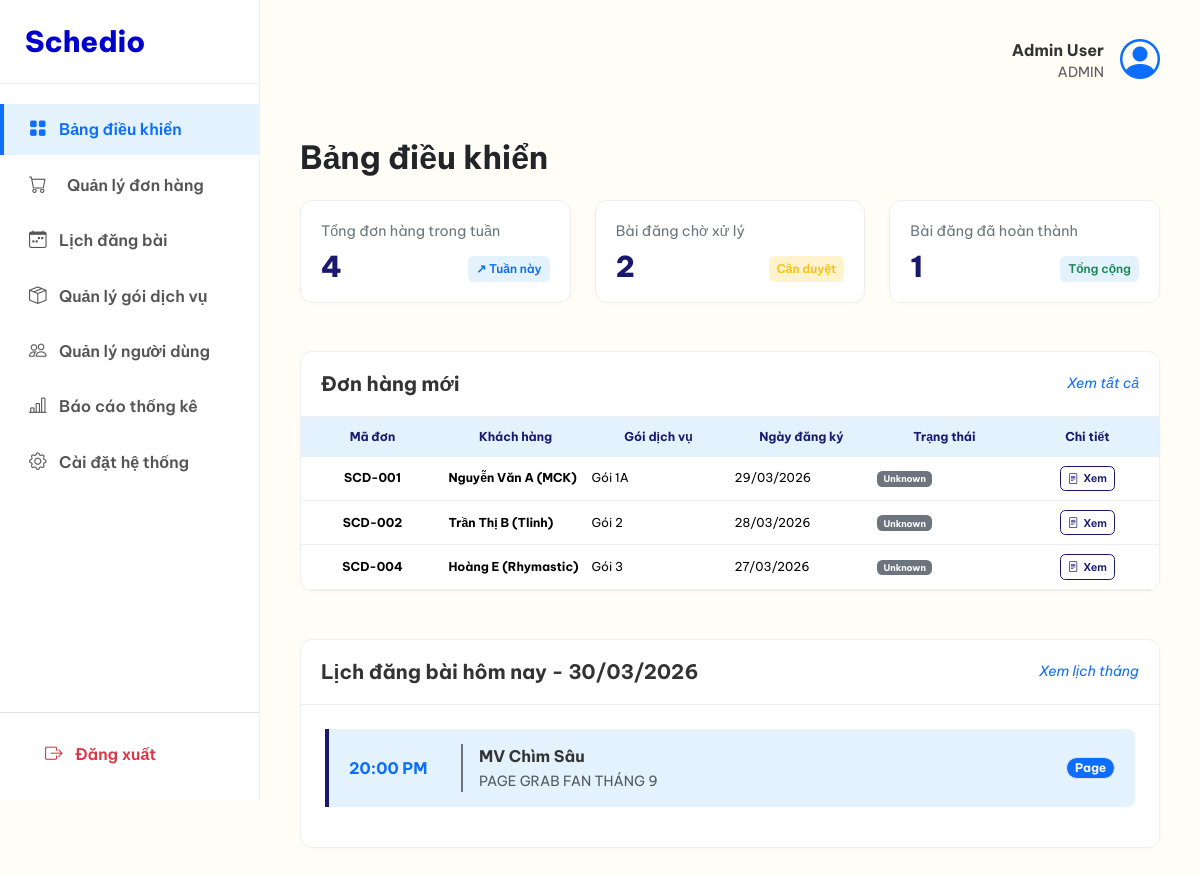
/admin/dashboard.php (signed in), run on the app's committed database.
### tables this page shows
CREATE TABLE `orders` (
  `id` int(11) NOT NULL AUTO_INCREMENT,
  `user_id` int(11) NOT NULL,
  `staff_id` int(11) DEFAULT NULL,
  `service_option_id` int(11) NOT NULL,
  `price_at_purchase` int(11) NOT NULL,
  `title` varchar(255) NOT NULL,
  `product_link` varchar(255) NOT NULL,
  `content_url` text DEFAULT NULL,
  `note` text DEFAULT NULL,
  `admin_feedback_content` text DEFAULT NULL,
  `admin_feedback_files` text DEFAULT NULL,
  `result_links` text DEFAULT NULL,
  `created_at` datetime DEFAULT current_timestamp(),
  `status` enum('pending','design_review','waiting_payment','paid','in_progress','completed','cancelled') DEFAULT 'pending',
   
  `fb_likes` int(11) DEFAULT 0,
  `fb_comments` int(11) DEFAULT 0,
  `fb_shares` int(11) DEFAULT 0,
  `stats_updated_at` datetime DEFAULT NULL,
  PRIMARY KEY (`id`),
  KEY `user_id` (`user_id`),
  KEY `staff_id` (`staff_id`),
  KEY `service_option_id` (`service_option_id`)
);

CREATE TABLE `users` (
  `id` int(11) NOT NULL AUTO_INCREMENT,
  `fullname` varchar(100) NOT NULL,
  `email` varchar(100) NOT NULL,
  `password` varchar(255) NOT NULL,
  `role` enum('customer','staff','admin') DEFAULT 'customer',
  `phonenumber` varchar(20) DEFAULT NULL,
  `avatar` varchar(255) DEFAULT NULL,
  `total_spent` bigint(20) DEFAULT 0 COMMENT 'Tổng tiền đã thanh toán (Dùng xếp hạng)',
  `rank_level` enum('Level 1','Level 2','Level 3','Level 4') DEFAULT 'Level 1' COMMENT 'Hạng thành viên',
  `is_active` tinyint(1) DEFAULT 1 COMMENT '1: Hoạt động, 0: Khóa',
  `created_at` datetime DEFAULT current_timestamp(),
  PRIMARY KEY (`id`),
  UNIQUE KEY `email` (`email`)
);

CREATE TABLE `package` (
  `id` int(11) NOT NULL AUTO_INCREMENT,
  `slug` varchar(50) NOT NULL,
  `name` varchar(100) NOT NULL,
  `overview` text DEFAULT NULL,
  `description` text DEFAULT NULL,
  `slot_count` int(11) DEFAULT 1,
  `active` tinyint(1) DEFAULT 1,
  PRIMARY KEY (`id`)
);

CREATE TABLE `schedules` (
  `id` int(11) NOT NULL AUTO_INCREMENT,
  `post_id` int(11) NOT NULL,
  `platform_id` int(11) NOT NULL,
  `start_time` datetime NOT NULL,
  `end_time` datetime NOT NULL,
  `status` enum('pending','scheduled','posted','cancelled') DEFAULT 'pending',
  PRIMARY KEY (`id`),
  UNIQUE KEY `unique_post_slot` (`platform_id`,`start_time`),
  KEY `post_id` (`post_id`),
  KEY `platform_id` (`platform_id`)
);

CREATE TABLE `platform` (
  `id` int(11) NOT NULL AUTO_INCREMENT,
  `name` varchar(100) NOT NULL,
  `type` enum('page','group','tiktok') DEFAULT 'page',
  `active` tinyint(1) DEFAULT 1,
  PRIMARY KEY (`id`)
);

### admin/dashboard.php (the view, shortened to what this page needs)
<?php
require_once '../config/db.php';
$sql_week = "SELECT COUNT(*) as count FROM orders WHERE YEARWEEK(created_at, 1) = YEARWEEK(NOW(), 1)";
$week_orders = $conn->query($sql_week)->fetch_assoc()['count'];
$sql_pending = "SELECT COUNT(*) as count FROM orders WHERE status IN ('pending', 'design_review')";
$pending_orders = $conn->query($sql_pending)->fetch_assoc()['count'];
$sql_completed = "SELECT COUNT(*) as count FROM orders WHERE status = 'completed'";
$completed_orders = $conn->query($sql_completed)->fetch_assoc()['count'];
$sql_recent = "
    SELECT o.id, o.created_at, o.status, u.fullname, p.name as package_name
    FROM orders o
    JOIN users u ON o.user_id = u.id
    JOIN service_option so ON o.service_option_id = so.id
    JOIN package p ON so.package_id = p.id
    ORDER BY o.created_at DESC LIMIT 3
";
$recent_orders = $conn->query($sql_recent);
$today = date('Y-m-d');
$sql_schedule = "
    SELECT s.start_time, o.title, pl.name as platform_name, pl.type
    FROM schedules s
    JOIN post p ON s.post_id = p.id
    JOIN orders o ON p.order_id = o.id
    JOIN platform pl ON s.platform_id = pl.id
    WHERE DATE(s.start_time) = '$today'
    ORDER BY s.start_time ASC
";
$today_schedules = $conn->query($sql_schedule);
?>
<!DOCTYPE html>
<html lang="vi">
<head>
    <link href="https://cdn.jsdelivr.net/npm/bootstrap@5.3.3/dist/css/bootstrap.min.css" rel="stylesheet">
    <link rel="stylesheet" href="https://cdn.jsdelivr.net/npm/bootstrap-icons@1.11.3/font/bootstrap-icons.min.css">
    <link rel="stylesheet" href="assets/css/admin-style.css">
</head>
<body>
    <div class="admin-wrapper">
        <?php include 'templates/sidebar.php'; ?>
        <div class="admin-content">
            <div class="d-flex justify-content-between align-items-center mb-5">
                <div class="d-flex align-items-center">
                    <div class="me-3 text-end">
                        <div class="fw-bold"><?php echo $_SESSION['user_name'] ?? 'Admin'; ?></div>
                        <div class="small text-muted text-uppercase">
                            <?php echo $_SESSION['user_role'] ?? 'Quản trị viên'; ?></div>
                    </div>
                    <i class="bi bi-person-circle fs-1 text-primary"></i>
                </div>
            </div>
            <h2 class="fw-bold text-dark mb-4">Bảng điều khiển</h2>
            <div class="row g-4 mb-5">
                <div class="col-md-4">
                    <div class="stat-card">
                        <p class="stat-title">Tổng đơn hàng trong tuần</p>
                        <div class="d-flex justify-content-between align-items-end">
                            <div class="stat-value"><?php echo $week_orders; ?></div>
                            <span class="trend-badge trend-up">↗ Tuần này</span>
                        </div>
                    </div>
                </div>
                <div class="col-md-4">
                    <div class="stat-card">
                        <p class="stat-title">Bài đăng chờ xử lý</p>
                        <div class="d-flex justify-content-between align-items-end">
                            <div class="stat-value"><?php echo $pending_orders; ?></div>
                            <span class="trend-badge trend-down text-warning border-warning">Cần duyệt</span>
                        </div>
                    </div>
                </div>
                <div class="col-md-4">
                    <div class="stat-card">
                        <p class="stat-title">Bài đăng đã hoàn thành</p>
                        <div class="d-flex justify-content-between align-items-end">
                            <div class="stat-value"><?php echo $completed_orders; ?></div>
                            <span class="trend-badge trend-up text-success border-success">Tổng cộng</span>
                        </div>
                    </div>
                </div>
            </div>
            <div class="table-card mb-5">
                <div class="card-header-custom">
                    <h5 class="fw-bold text-dark-blue mb-0">Đơn hàng mới</h5>
                    <a href="orders.php" class="text-decoration-none small fst-italic">Xem tất cả</a>
                </div>
                <div class="table-responsive">
                    <table class="table table-custom mb-0">
                        <thead>
                            <tr>
                                <th>Mã đơn</th>
                                <th>Khách hàng</th>
                                <th>Gói dịch vụ</th>
                                <th>Ngày đăng ký</th>
                                <th>Trạng thái</th>
                                <th>Chi tiết</th>
                            </tr>
                        </thead>
                        <tbody>
                            <?php if ($recent_orders->num_rows > 0): ?>
                            <?php while ($row = $recent_orders->fetch_assoc()): ?>
                            <tr>
                                <td class="fw-bold">SCD-<?php echo str_pad($row['id'], 3, '0', STR_PAD_LEFT); ?></td>
                                <td><?php echo htmlspecialchars($row['fullname']); ?></td>
                                <td><?php echo htmlspecialchars($row['package_name']); ?></td>
                                <td><?php echo date('d/m/Y', strtotime($row['created_at'])); ?></td>
                                <td>
                                    <?php
                                            $status_badges = [
                                                'pending' => '<span class="status-badge status-warning">Chờ xử lý</span>',
                                                'design_review' => '<span class="status-badge status-info">Duyệt Demo</span>',
                                                'waiting_payment' => '<span class="status-badge status-warning">Chờ thanh toán</span>',
                                                'paid' => '<span class="status-badge status-success">Đã thanh toán</span>',
                                                'completed' => '<span class="status-badge status-success">Hoàn thành</span>',
                                                'cancelled' => '<span class="status-badge bg-danger text-white">Đã hủy</span>'
                                            ];
                                            echo $status_badges[$row['status']] ?? '<span class="badge bg-secondary">Unknown</span>';
                                            ?>
                                </td>
                                <td>
                                    <a href="order_detail.php?id=<?php echo $row['id']; ?>" class="btn-view">
                                        <i class="bi bi-file-text"></i> Xem
                                    </a>
                                </td>
                            </tr>
                            <?php endwhile; ?>
                            <?php else: ?>
                            <tr>
                                <td colspan="6" class="text-center text-muted py-4">Chưa có đơn hàng nào.</td>
                            </tr>
                            <?php endif; ?>
                        </tbody>
                    </table>
                </div>
            </div>
            <div class="table-card">
                <div class="card-header-custom">
                    <h5 class="fw-bold text-dark-blue mb-0">Lịch đăng bài hôm nay - <?php echo date('d/m/Y'); ?></h5>
                    <a href="calendar.php" class="text-decoration-none small fst-italic">Xem lịch tháng</a>
                </div>
                <div class="p-4">
                    <?php if ($today_schedules->num_rows > 0): ?>
                    <?php while ($sch = $today_schedules->fetch_assoc()): ?>
                    <div class="schedule-item mb-3">
                        <div class="d-flex align-items-center">
                            <div class="me-4 fw-bold text-primary" style="min-width: 80px;">
                                <?php echo date('H:i A', strtotime($sch['start_time'])); ?>
                            </div>
                            <div class="border-start border-2 border-secondary ps-3 ms-2">
                                <div class="fw-bold"><?php echo htmlspecialchars($sch['title']); ?></div>
                                <small class="text-muted"><?php echo htmlspecialchars($sch['platform_name']); ?></small>
                            </div>
                        </div>
                        <?php
                                $pl_badge = ($sch['type'] == 'group') ? 'bg-warning text-dark' : 'bg-primary text-white';
                                ?>
                        <span class="badge <?php echo $pl_badge; ?> rounded-pill border ms-auto">
                            <?php echo ucfirst($sch['type']); ?>
                        </span>
                    </div>
                    <?php endwhile; ?>
                    <?php else: ?>
                    <div class="text-center text-muted py-3">Hôm nay không có lịch đăng bài nào.</div>
                    <?php endif; ?>
                </div>
            </div>
        </div>
    </div>
</body>
</html>

### admin/assets/css/admin-style.css (style rules this page uses)
:root { --admin-primary: #191970; --admin-bg: #fffdf5; --sidebar-bg: #fff; --sidebar-width: 260px; --text-color: #333; --border-color: #eee; }
body { font-family: 'Be Vietnam Pro', sans-serif; background-color: var(--admin-bg); color: var(--text-color); margin: 0; }
.admin-wrapper { display: flex; min-height: 100vh; }
.admin-content { flex-grow: 1; margin-left: var(--sidebar-width); padding: 30px 40px; }
.stat-card { background: #fff; border: 1px solid var(--border-color); border-radius: 12px; padding: 20px; height: 100%; box-shadow: 0 2px 6px rgba(0,0,0,0.02); }
.stat-title { font-size: 0.9rem; color: #6c757d; margin-bottom: 10px; }
.stat-value { font-size: 1.8rem; font-weight: 800; color: var(--admin-primary); line-height: 1; margin-bottom: 0; }
.trend-badge { font-size: 0.75rem; padding: 4px 8px; border-radius: 6px; font-weight: 600; float: right; }
.trend-up { background-color: #e3f2fd; color: #0d6efd; }
.trend-down { background-color: #fff3cd; color: #ffc107; }
.table-card { background: #fff; border-radius: 12px; border: 1px solid var(--border-color); overflow: hidden; margin-top: 30px; box-shadow: 0 2px 6px rgba(0,0,0,0.02); }
.card-header-custom { padding: 20px; border-bottom: 1px solid var(--border-color); display: flex; justify-content: space-between; align-items: center; }
.table-custom th { background-color: #e3f2fd; color: var(--admin-primary); font-weight: 700; border-bottom: none; padding: 15px 20px; }
.table-custom td { padding: 15px 20px; vertical-align: middle; border-bottom: 1px solid #f0f0f0; }
.btn-view { border: 1px solid var(--admin-primary); color: var(--admin-primary); border-radius: 6px; padding: 4px 12px; font-size: 0.85rem; font-weight: 600; text-decoration: none; }
.schedule-item { background-color: #e3f2fd; border-left: 4px solid var(--admin-primary); padding: 15px 20px; margin-bottom: 10px; display: flex; align-items: center; justify-content: space-between; border-radius: 0 8px 8px 0; }
.table-custom th, .table-custom td { vertical-align: middle !important; white-space: nowrap; }
.table-custom td:nth-child(2), .table-custom td:nth-child(3) { white-space: normal; }
.btn-view { white-space: nowrap; display: inline-flex; align-items: center; justify-content: center; gap: 5px; }
.table-card .table-responsive { overflow-x: hidden !important; }
.table-custom { width: 100%; table-layout: fixed; }
.table-custom th { background-color: #e3f2fd; color: var(--admin-primary); font-weight: 700; border-bottom: none; padding: 12px 8px; font-size: 0.85rem; text-align: center; white-space: nowrap; }
.table-custom td { padding: 10px 5px; vertical-align: middle !important; border-bottom: 1px solid #f0f0f0; font-size: 0.85rem; white-space: normal !important; word-wrap: break-word; }
.table-custom td:nth-child(1) { width: 40px; text-align: center; }
.table-custom td:nth-child(2) { width: 80px; font-weight: bold; }
.table-custom td:last-child { width: 80px; text-align: center; }
.btn-view { padding: 4px 8px; font-size: 0.75rem; }
@media (max-width: 1440px) { .table-custom { zoom: 0.9; } }

### data on the page
orders: id "001", user.fullname "Nguyễn Văn A (MCK)", package.name "Gói 1A", created_at "29/03/2026", status "Unknown"
orders: id "002", user.fullname "Trần Thị B (Tlinh)", package.name "Gói 2", created_at "28/03/2026", status "Unknown"
orders: id "004", user.fullname "Hoàng E (Rhymastic)", package.name "Gói 3", created_at "27/03/2026", status "Unknown"
schedules: start_time "20:00 PM", orders.title "MV Chìm Sâu", platform.name "PAGE GRAB FAN THÁNG 9", platform.type "Page"

### other printed values
$_SESSION['user_name'] "Admin User"
$_SESSION['user_role'] "ADMIN"
$week_orders "4"
$pending_orders "2"
$completed_orders "1"
